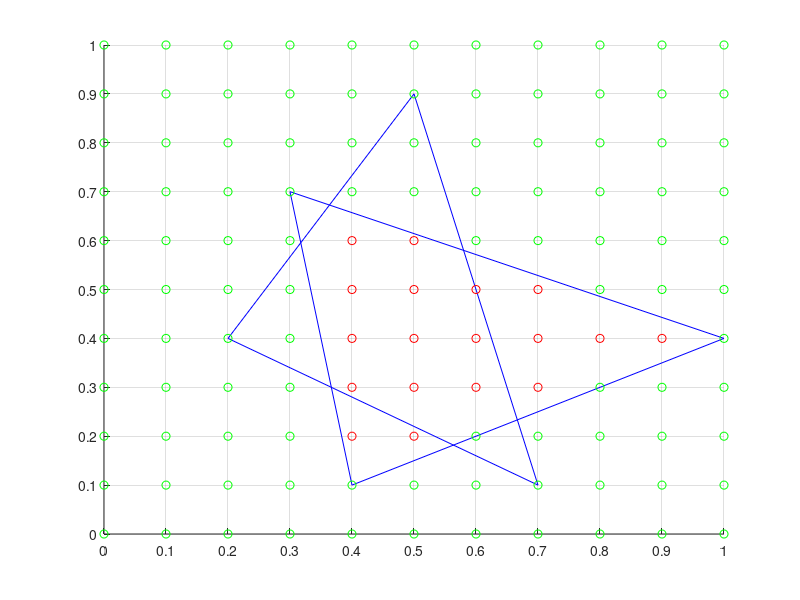

Source code (MATLAB):
%This variable will divide the area in gridSize x gridSize
gridSize=3;
%Lets define a triangle
A(1,:)=[0.2 0.4];
A(2,:)=[0.5 0.9];
A(3,:)=[0.7 0.1];
%Define the second triangle
A(4,:)=[0.3 0.7];
A(5,:)=[0.4 0.1];
A(6,:)=[1.0 0.4];
%delta    = 1/(gridSize-1);
%coords   = 0:delta:1;
%xMatrix  = ones(gridSize,1)*coords; %Coordinates for all the devices in x coordinate
%yMatrix  = xMatrix'; %Coordinates for all the devices in y in y coordinate
%The first element of xMatrix and the first element of the yMatrix
%constitutes a point of the grid (i.e. P(xMatrix,yMatrix))
%plot(xMatrix,yMatrix, 'ro')
 line([A(1,1) A(2,1)],[A(1,2) A(2,2)],'Color','b','LineStyle','-');
 line([A(2,1) A(3,1)],[A(2,2) A(3,2)],'Color','b','LineStyle','-');
 line([A(3,1) A(1,1)],[A(3,2) A(1,2)],'Color','b','LineStyle','-');
 line([A(4,1) A(5,1)],[A(4,2) A(5,2)],'Color','b','LineStyle','-');
 line([A(5,1) A(6,1)],[A(5,2) A(6,2)],'Color','b','LineStyle','-');
 line([A(6,1) A(4,1)],[A(6,2) A(4,2)],'Color','b','LineStyle','-');
 %This procedure defines the grid limits for the triangle
 %for a=1:3
 %       if (A(1,1)<A(2,1))& (A(1,1)<A(3,1))
 %           xmenor=A(1,1);
 %       elseif (A(2,1)<A(1,1))& (A(2,1)<A(3,1))
 %           xmenor=A(2,1);
 %       elseif (A(3,1)<A(1,1))& (A(3,1)<A(2,1))
 %           xmenor=A(3,1);
 %       end
 %       if (A(1,2)<A(2,2))& (A(1,2)<A(3,2))
 %           ymenor=A(1,2);
 %       elseif (A(2,2)<A(1,2))& (A(2,2)<A(3,2))
 %           ymenor=A(2,2);
 %       elseif (A(3,2)<A(1,2))& (A(3,2)<A(2,2))
 %           ymenor=A(3,2);
 %       end
 %        if (A(1,1)>A(2,1))& (A(1,1)>A(3,1))
 %           xmayor=A(1,1);
 %       elseif (A(2,1)>A(1,1))& (A(2,1)>A(3,1))
 %           xmayor=A(2,1);
 %       elseif (A(3,1)>A(1,1))& (A(3,1)>A(2,1))
 %           xmayor=A(3,1);
 %        end
 %        if (A(1,2)>A(2,2))& (A(1,2)>A(3,2))
 %           ymayor=A(1,2);
 %       elseif (A(2,2)>A(1,2))& (A(2,2)>A(3,2))
 %           ymayor=A(2,2);
 %       elseif (A(3,2)>A(1,2))& (A(3,2)>A(2,2))
 %           ymayor=A(3,2);
 %       end
 %end
 cont=1;
 %We take reference points 
 for i=1:6
    Refpoint(i,:)=[A(i,1) A(i,2) 0];
 end
 
 %Refpoint1=[A(1,1) A(1,2) 0];
 %B=[A(2,1) A(2,2) 0];
 %C=[A(3,1) A(3,2) 0];
 
 for r=0:0.1:1
     for s=0:0.1:1
         %Matrix H contains the coordinates for each of the corners of the
         %squares of the grid
         H(cont,:)=[r s 0];
         cont=cont+1;
     end
 end
 
 %Test to know if each point of matrix H is outside or inside of the triangle
 lim_inf=1;
 lim_sup=3;
 i=1;
 [m n]=size(H);
 cont2=1;
 %j refers to the number of triangles
 for j=1:2
     for cont=1:m
         M=cross(H(cont,:)-Refpoint(i,:),Refpoint(i+1,:)-Refpoint(i,:));
         N=cross(H(cont,:)-Refpoint(i+1,:),Refpoint(i+2,:)-Refpoint(i+1,:));
         O=cross(H(cont,:)-Refpoint(i+2,:),Refpoint(i,:)-Refpoint(i+2,:));
         %M=cross(H(i,:)-Refpoint,B-Refpoint);
         %N=cross(H(i,:)-B,C-B);
         %O=cross(H(i,:)-C,Refpoint-C);
         if ((M(1,3)>0)&(N(1,3)>0)&(O(1,3)>0)) | ((M(1,3)<0)&(N(1,3)<0)&(O(1,3)<0))
             %Format of the Insidethetriangle [coordinates of the corner
             %#oftriangle inside/outside counterofoverlapping] 
             Insidethetriangle(cont2,:)=[H(cont,:) j  1 0];
         else
             Insidethetriangle(cont2,:)=[H(cont,:) j  0 0];
         end
         cont2=cont2+1;
     end
     i=i+3; %Because of the number of anchors or vertices of the triangle
 end
 hold on;
 [m n]=size(Insidethetriangle);
 temp=1;
 for a=(m/2)+1:m
     %Just to check if the corners of the squares of the grids belong to
     %a specific triangle
     if Insidethetriangle(a,5)==1
          plot(H(temp,1),H(temp,2),'ro');
     else
          plot(H(temp,1),H(temp,2),'go');  
     end
     temp=temp+1;    
 end
% counteroverlapping=0;
% [p q]=size(H)
 %Search in the vector Insidethetriangle
% for b=1:p
     %If the coordinates of the grid are found in Insidethetriangle and
     %matrix H
%    for a=1:m
%        if(Insidethetriangle(a,1:3)==H(a,:)) 
%            if Insidethetriangle(a,5)==1
%                counterincrease=counterincrease+1;
%                j=Insidethetriangle(a,4);
%                Insidethetriangle(cont2,:)=[H(a,:) j  1 counteroverlapping]; 
%            elseif Insidethetriangle(a,5)==0
%                counterdecrease=counteroverlapping-1;
%                j=Insidethetriangle(a,4);
%                Insidethetriangle(cont2,:)=[H(a,:) j  1 counteroverlapping]; 
%            end
%        end
%    end
%    counterincrease=0
%    counterin
% end
     
 
 set(gca,'xlim',[0 1])
 set(gca,'ylim',[0 1])
 set(gca,'xTick',0:0.1:1)
 set(gca,'yTick',0:0.1:1)
 grid;
 
